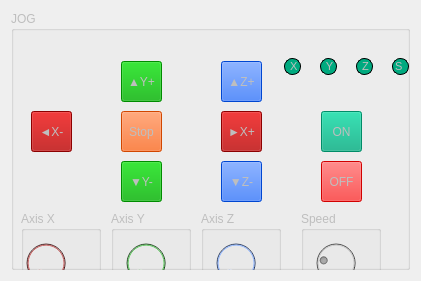
     <widget class="QWidget" name="verticalLayoutWidget_2">
      <property name="geometry">
       <rect>
        <x>0</x>
        <y>320</y>
        <width>421</width>
        <height>281</height>
       </rect>
      </property>
      <layout class="QVBoxLayout" name="verticalLayout_2">
       <item>
        <widget class="QGroupBox" name="groupBox">
         <property name="enabled">
          <bool>false</bool>
         </property>
         <property name="autoFillBackground">
          <bool>false</bool>
         </property>
         <property name="title">
          <string>JOG</string>
         </property>
         <property name="flat">
          <bool>false</bool>
         </property>
         <property name="checkable">
          <bool>false</bool>
         </property>
         <widget class="QToolButton" name="toolButton_4">
          <property name="geometry">
           <rect>
            <x>20</x>
            <y>100</y>
            <width>41</width>
            <height>41</height>
           </rect>
          </property>
          <property name="styleSheet">
           <string notr="true">background-color: rgb(170, 0, 0)</string>
          </property>
          <property name="text">
           <string>◄X-</string>
          </property>
         </widget>
         <widget class="QToolButton" name="toolButton">
          <property name="geometry">
           <rect>
            <x>110</x>
            <y>50</y>
            <width>41</width>
            <height>41</height>
           </rect>
          </property>
          <property name="styleSheet">
           <string notr="true">background-color: rgb(0, 170, 0)</string>
          </property>
          <property name="text">
           <string>▲Y+</string>
          </property>
         </widget>
         <widget class="QToolButton" name="toolButton_3">
          <property name="geometry">
           <rect>
            <x>210</x>
            <y>100</y>
            <width>41</width>
            <height>41</height>
           </rect>
          </property>
          <property name="styleSheet">
           <string notr="true">background-color: rgb(170, 0, 0)</string>
          </property>
          <property name="text">
           <string>►X+</string>
          </property>
         </widget>
         <widget class="QToolButton" name="toolButton_5">
          <property name="geometry">
           <rect>
            <x>110</x>
            <y>150</y>
            <width>41</width>
            <height>41</height>
           </rect>
          </property>
          <property name="styleSheet">
           <string notr="true">background-color: rgb(0, 170, 0)</string>
          </property>
          <property name="text">
           <string>▼Y-</string>
          </property>
         </widget>
         <widget class="QToolButton" name="toolButton_6">
          <property name="geometry">
           <rect>
            <x>210</x>
            <y>150</y>
            <width>41</width>
            <height>41</height>
           </rect>
          </property>
          <property name="styleSheet">
           <string notr="true">background-color: rgb(0, 85, 255)</string>
          </property>
          <property name="text">
           <string>▼Z-</string>
          </property>
         </widget>
         <widget class="QToolButton" name="toolButton_2">
          <property name="geometry">
           <rect>
            <x>210</x>
            <y>50</y>
            <width>41</width>
            <height>41</height>
           </rect>
          </property>
          <property name="styleSheet">
           <string notr="true">background-color: rgb(0, 85, 255)</string>
          </property>
          <property name="text">
           <string>▲Z+</string>
          </property>
         </widget>
         <widget class="QGroupBox" name="groupBox_7">
          <property name="geometry">
           <rect>
            <x>10</x>
            <y>200</y>
            <width>80</width>
            <height>80</height>
           </rect>
          </property>
          <property name="title">
           <string>Axis X</string>
          </property>
          <widget class="QDial" name="dial">
           <property name="geometry">
            <rect>
             <x>0</x>
             <y>20</y>
             <width>50</width>
             <height>64</height>
            </rect>
           </property>
           <property name="styleSheet">
            <string notr="true">background-color: rgb(170, 0, 0)</string>
           </property>
           <property name="maximum">
            <number>999</number>
           </property>
           <property name="singleStep">
            <number>1</number>
           </property>
          </widget>
         </widget>
         <widget class="QGroupBox" name="groupBox_8">
          <property name="geometry">
           <rect>
            <x>100</x>
            <y>200</y>
            <width>80</width>
            <height>80</height>
           </rect>
          </property>
          <property name="title">
           <string>Axis Y</string>
          </property>
          <widget class="QDial" name="dial_2">
           <property name="geometry">
            <rect>
             <x>10</x>
             <y>20</y>
             <width>50</width>
             <height>64</height>
            </rect>
           </property>
           <property name="styleSheet">
            <string notr="true">background-color: rgb(0, 170, 0)</string>
           </property>
           <property name="maximum">
            <number>999</number>
           </property>
          </widget>
         </widget>
         <widget class="QGroupBox" name="groupBox_9">
          <property name="geometry">
           <rect>
            <x>190</x>
            <y>200</y>
            <width>80</width>
            <height>80</height>
           </rect>
          </property>
          <property name="title">
           <string>Axis Z</string>
          </property>
          <widget class="QDial" name="dial_3">
           <property name="geometry">
            <rect>
             <x>10</x>
             <y>20</y>
             <width>50</width>
             <height>64</height>
            </rect>
           </property>
           <property name="styleSheet">
            <string notr="true">background-color: rgb(0, 85, 255)</string>
           </property>
           <property name="maximum">
            <number>999</number>
           </property>
          </widget>
         </widget>
         <widget class="QGroupBox" name="groupBox_15">
          <property name="geometry">
           <rect>
            <x>290</x>
            <y>200</y>
            <width>80</width>
            <height>80</height>
           </rect>
          </property>
          <property name="title">
           <string>Speed</string>
          </property>
          <widget class="QDial" name="dial_4">
           <property name="geometry">
            <rect>
             <x>10</x>
             <y>20</y>
             <width>50</width>
             <height>64</height>
            </rect>
           </property>
           <property name="styleSheet">
            <string notr="true">background-color: rgb(0, 0, 0)</string>
           </property>
           <property name="maximum">
            <number>25000</number>
           </property>
           <property name="value">
            <number>6000</number>
           </property>
          </widget>
         </widget>
         <widget class="QToolButton" name="toolButton_7">
          <property name="geometry">
           <rect>
            <x>110</x>
            <y>100</y>
            <width>41</width>
            <height>41</height>
           </rect>
          </property>
          <property name="styleSheet">
           <string notr="true">background-color:rgb(255, 85, 0)</string>
          </property>
          <property name="text">
           <string>Stop</string>
          </property>
         </widget>
         <widget class="QToolButton" name="toolButton_8">
          <property name="geometry">
           <rect>
            <x>310</x>
            <y>100</y>
            <width>41</width>
            <height>41</height>
           </rect>
          </property>
          <property name="autoFillBackground">
           <bool>false</bool>
          </property>
          <property name="styleSheet">
           <string notr="true">background-color: rgb(0, 170, 127);</string>
          </property>
          <property name="text">
           <string>ON</string>
          </property>
          <property name="toolButtonStyle">
           <enum>Qt::ToolButtonIconOnly</enum>
          </property>
         </widget>
         <widget class="QToolButton" name="toolButton_9">
          <property name="geometry">
           <rect>
            <x>310</x>
            <y>150</y>
            <width>41</width>
            <height>41</height>
           </rect>
          </property>
          <property name="styleSheet">
           <string notr="true">background-color: rgb(255, 0, 0)</string>
          </property>
          <property name="text">
           <string>OFF</string>
          </property>
         </widget>
         <widget class="QWidget" name="horizontalLayoutWidget_10">
          <property name="geometry">
           <rect>
            <x>260</x>
            <y>40</y>
            <width>151</width>
            <height>31</height>
           </rect>
          </property>
          <layout class="QHBoxLayout" name="horizontalLayout_11">
           <item>
            <spacer name="horizontalSpacer_84">
             <property name="orientation">
              <enum>Qt::Horizontal</enum>
             </property>
             <property name="sizeHint" stdset="0">
              <size>
               <width>40</width>
               <height>20</height>
              </size>
             </property>
            </spacer>
           </item>
           <item>
            <widget class="QLineEdit" name="lineEdit_23">
             <property name="font">
              <font>
               <pointsize>8</pointsize>
              </font>
             </property>
             <property name="styleSheet">
              <string notr="true">background-color:rgb(0, 170, 127);border:0.5px solid black;border-radius:8px;width:15px;height:15px;</string>
             </property>
             <property name="text">
              <string> X</string>
             </property>
             <property name="readOnly">
              <bool>true</bool>
             </property>
            </widget>
           </item>
           <item>
            <spacer name="horizontalSpacer_85">
             <property name="orientation">
              <enum>Qt::Horizontal</enum>
             </property>
             <property name="sizeHint" stdset="0">
              <size>
               <width>40</width>
               <height>20</height>
              </size>
             </property>
            </spacer>
           </item>
           <item>
            <widget class="QLineEdit" name="lineEdit_24">
             <property name="font">
              <font>
               <pointsize>8</pointsize>
              </font>
             </property>
             <property name="styleSheet">
              <string notr="true">background-color:rgb(0, 170, 127);border:0.5px solid black;border-radius:8px;width:15px;height:15px;</string>
             </property>
             <property name="text">
              <string> Y</string>
             </property>
             <property name="readOnly">
              <bool>true</bool>
             </property>
            </widget>
           </item>
           <item>
            <spacer name="horizontalSpacer_86">
             <property name="orientation">
              <enum>Qt::Horizontal</enum>
             </property>
             <property name="sizeHint" stdset="0">
              <size>
               <width>40</width>
               <height>20</height>
              </size>
             </property>
            </spacer>
           </item>
           <item>
            <widget class="QLineEdit" name="lineEdit_25">
             <property name="font">
              <font>
               <pointsize>8</pointsize>
              </font>
             </property>
             <property name="styleSheet">
              <string notr="true">background-color:rgb(0, 170, 127);border:0.5px solid black;border-radius:8px;width:15px;height:15px;</string>
             </property>
             <property name="text">
              <string> Z</string>
             </property>
             <property name="readOnly">
              <bool>true</bool>
             </property>
            </widget>
           </item>
           <item>
            <spacer name="horizontalSpacer_83">
             <property name="orientation">
              <enum>Qt::Horizontal</enum>
             </property>
             <property name="sizeHint" stdset="0">
              <size>
               <width>40</width>
               <height>20</height>
              </size>
             </property>
            </spacer>
           </item>
           <item>
            <widget class="QLineEdit" name="lineEdit_28">
             <property name="font">
              <font>
               <pointsize>8</pointsize>
              </font>
             </property>
             <property name="styleSheet">
              <string notr="true">background-color:rgb(0, 170, 127);border:0.5px solid black;border-radius:8px;width:15px;height:15px;</string>
             </property>
             <property name="text">
              <string>S</string>
             </property>
             <property name="readOnly">
              <bool>true</bool>
             </property>
            </widget>
           </item>
           <item>
            <spacer name="horizontalSpacer_97">
             <property name="orientation">
              <enum>Qt::Horizontal</enum>
             </property>
             <property name="sizeHint" stdset="0">
              <size>
               <width>40</width>
               <height>20</height>
              </size>
             </property>
            </spacer>
           </item>
          </layout>
         </widget>
        </widget>
       </item>
      </layout>
     </widget>
